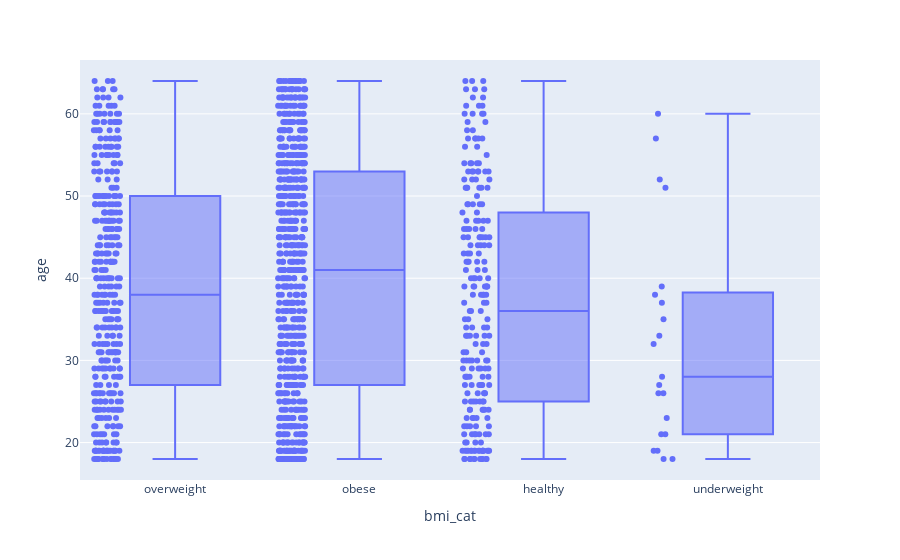

Notebook source saved alongside this figure:
### Code cell
fig = px.box(data, x="bmi_cat", y="age", points='all')
fig.show()

### Figure 1 — Plotly figure (JSON) as saved in the notebook; plotly's stock layout.template omitted (floating-point values rounded to 4 significant figures; data arrays with more than 128 entries replaced by an {"elided": "..."} marker saying what was removed)
{"data": [{"alignmentgroup": "True", "boxpoints": "all", "hovertemplate": "bmi_cat=%{x}<br>age=%{y}<extra></extra>", "legendgroup": "", "marker": {"color": "#636efa"}, "name": "", "notched": false, "offsetgroup": "", "orientation": "v", "showlegend": false, "type": "box", "x": {"elided": "1338 str values"}, "x0": " ", "xaxis": "x", "y": {"elided": "1338 int values"}, "y0": " ", "yaxis": "y"}], "layout": {"boxmode": "group", "legend": {"tracegroupgap": 0}, "margin": {"t": 60}, "xaxis": {"anchor": "y", "domain": [0, 1], "title": {"text": "bmi_cat"}}, "yaxis": {"anchor": "x", "domain": [0, 1], "title": {"text": "age"}}}}
